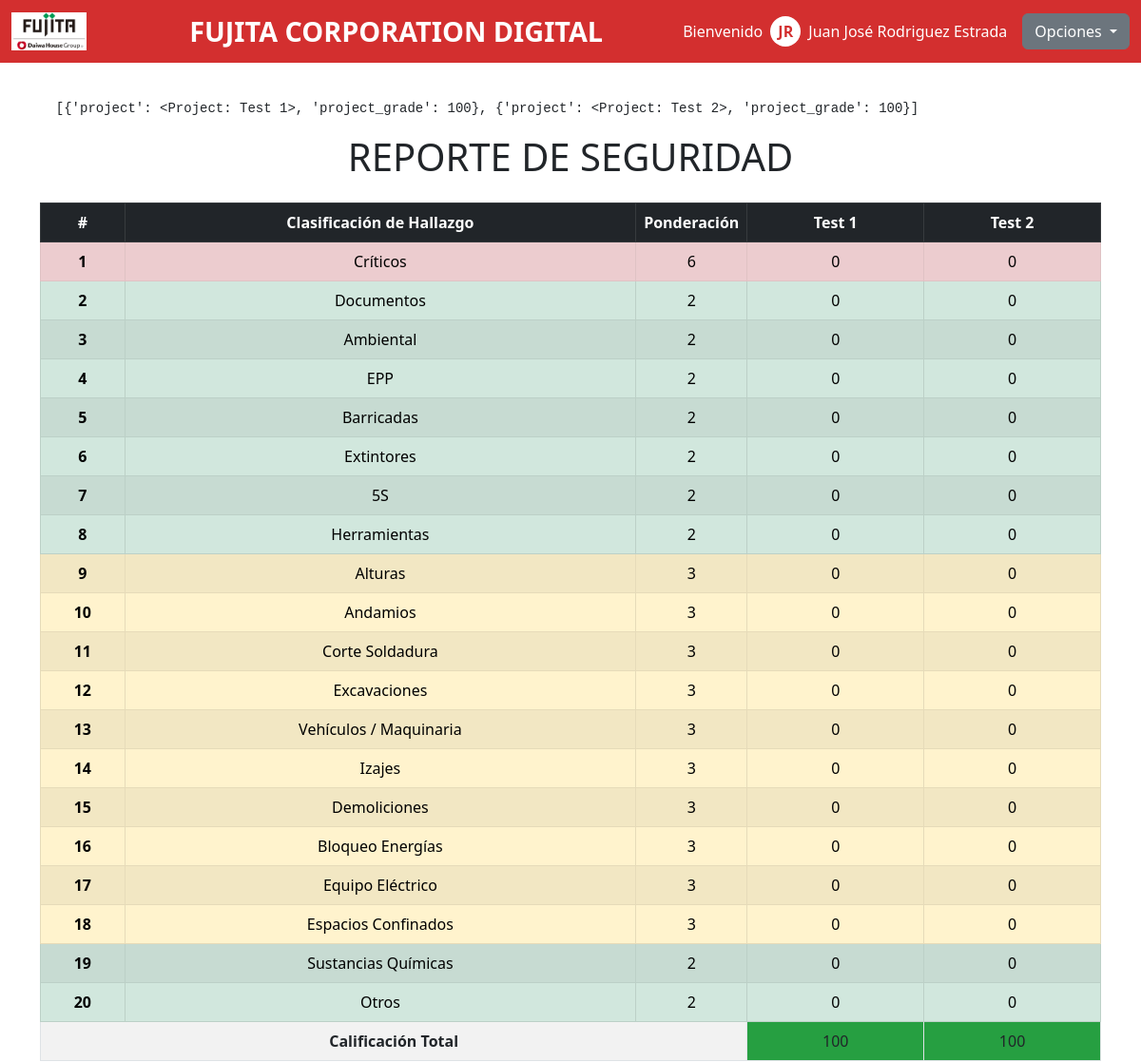
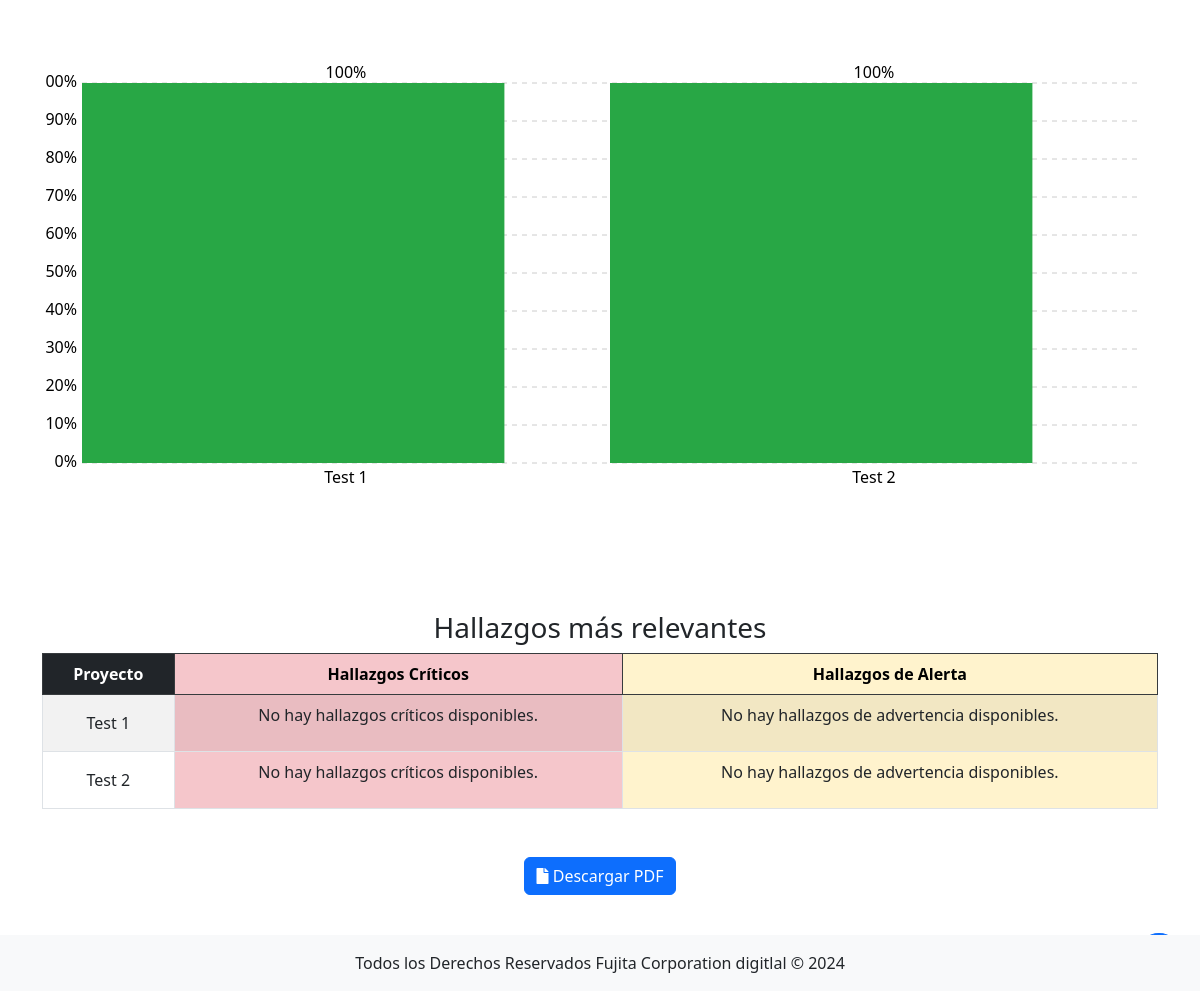
/project_findings_report (signed in), run on the app's committed database (2 pictures, top to bottom).
### safety_report/models.py (models this page shows, shortened)
class Project(models.Model):
    name = models.CharField(max_length=200)
    description = models.TextField()
    pdf_plan = models.FileField(upload_to="projects/plans/", null=True)
    pdf_image = models.ImageField(upload_to="projects/pdf_images/", blank=True, null=True)
    def __str__(self):
        return self.name

class FindingClassification(models.Model):
    title = models.CharField(max_length=200)
    description = models.TextField()
    weighting = models.IntegerField(default=0)

### safety_report/views.py (the view)
# urls.py: path('project_findings_report', views.project_findings_report, name='project_findings_report'),
def project_findings_report(request):
    today = datetime.today()
    if today.weekday() == 0:
        last_monday = today - timedelta(days=7)
    else:
        last_monday = today - timedelta(days=today.weekday() + 7)
    last_sunday = last_monday + timedelta(days=6)
    finding_classifications = FindingClassification.objects.all()
    projects = Project.objects.all()
    project_findings = []
    project_grades = []
    project_relevant_findings = []
    grade_data = []
    for project in projects:
        project_grade = 100
        for finding_classification in finding_classifications:
            finding_amount = Finding.objects.filter(
                project_id=project.id,
                finding_classification_id=finding_classification.id, created_at__gte=last_monday,  # Desde el lunes de la semana pasada
                created_at__lt=last_sunday + timedelta(days=1)
            ).count()
            ponderated_finding=(finding_amount*finding_classification.weighting)
            project_findings.append({
                "project": project,
                "finding_classification": finding_classification,
                "finding_amount": finding_amount,
                "ponderated_finding": ponderated_finding
            })
            project_grade = project_grade - ponderated_finding
        project_grades.append({
            "project": project,
            "project_grade": project_grade
        })
        critical_findings =  Finding.objects.filter(
        project__id=project.id,
        finding_classification__weighting=6,
        created_at__gte=last_monday,  # Desde el lunes de la semana pasada
        created_at__lt=last_sunday + timedelta(days=1)
        ).order_by('-created_at')[:3]
        warning_findings = Finding.objects.filter(
        project__id=project.id,
        finding_classification__weighting=3,
        created_at__gte=last_monday,  # Desde el lunes de la semana pasada
        created_at__lt=last_sunday + timedelta(days=1)
        ).order_by('-created_at')[:3]
        project_relevant_findings.append({"project": project, "critical_findings": critical_findings, "warning_findings": warning_findings})
        grade_data.append({
            "project": project.name,
            "project_grade": project_grade
        })
    context = {
        "projects": projects,
        "finding_classifications": finding_classifications,
        "project_findings": project_findings,
        "project_grades": project_grades,
        "grade_data": grade_data,
        "project_relevant_findings": project_relevant_findings
    }
    print (project_grades)
    return render(request, 'project_findings_report.html', context)

### safety_report/context_processors.py (called while the page is built)
def global_variables(request):
    return {
        'projects': Project.objects.all(),
    }

### safety_report/templates/project_findings_report.html (shortened to what this page needs)
{% extends "./layouts/base.html" %} {% block content %}
<pre>
  {{project_grades}}
</pre>
<div class="text-center mb-4">
  <h1 class="text-uppercase">REPORTE DE SEGURIDAD</h1>
</div>
<div class="table-responsive">
  <table class="table table-bordered table-hover table-striped">
    <thead class="table-dark">
      <tr>
        <th scope="col" class="text-center align-middle">#</th>
        <th scope="col" class="text-center align-middle">
          Clasificación de Hallazgo
        </th>
        <th scope="col" class="col-1 text-center align-middle">Ponderación</th>
        {% for project in projects %}
        <th
          scope="col"
          class="text-center align-middle col-2"
          style="word-wrap: break-word; white-space: normal"
        >
          {{ project.name }}
        </th>
        {% endfor %}
      </tr>
    </thead>
    <tbody>
      {% for finding_classification in finding_classifications %}
      <tr
        class="{% if finding_classification.weighting > 3 %}table-danger{% elif finding_classification.weighting > 2 %}table-warning{% else %}table-success{% endif %}"
      >
        <th scope="row" class="text-center">{{ finding_classification.id }}</th>
        <td class="text-center">{{ finding_classification.title }}</td>
        <td class="text-center">{{ finding_classification.weighting }}</td>
        {% for project in projects %}
        <td class="text-center">
          {% for finding in project_findings %}
            {% if finding.project.id == project.id and finding.finding_classification.id == finding_classification.id %}
                {{ finding.ponderated_finding }}
            {% endif %}
          {% endfor %}
        </td>
        {% endfor %}
      </tr>
      {% endfor %}
      <tr>
        <td colspan="3" class="fw-bold text-center">Calificación Total</td>
        {% for project in projects %} {% for project_grade in project_grades %}
        {% if project.id == project_grade.project.id %}
        <td
          class="{% if project_grade.project_grade > 95 %}vivid-green{% elif project_grade.project_grade == 95 %}vivid-yellow{% else %}vivid-red{% endif %} text-center"
        >
          {{ project_grade.project_grade }}
        </td>
        {% endif %} {% endfor %} {% endfor %}
      </tr>
    </tbody>
  </table>
</div>
<div id="chartContainer" class="my-5" style="height: 500px; position: relative">
</div>
<h3 class="text-center mt-4">Hallazgos más relevantes</h3>
<table class="table table-bordered table-hover table-striped">
  <thead class="table-dark">
    <tr>
      <th scope="col" class="text-center align-middle">Proyecto</th>
      <th
        scope="col"
        class="text-center align-middle"
        style="background-color: #f5c6cb; color: black"
      >
        Hallazgos Críticos
      </th>
      <th
        scope="col"
        class="text-center align-middle"
        style="background-color: #fff3cd; color: black"
      >
        Hallazgos de Alerta
      </th>
    </tr>
  </thead>
  <tbody>
    {% for project in projects %}
    <tr>
      <td class="text-center align-middle">{{project.name}}</td>
      {% for finding_list in project_relevant_findings %} {% if project.id == finding_list.project.id %}
      <td class="text-center align-middle" style="background-color: #f5c6cb">
        <ul class="list-unstyled">
          {% if finding_list.critical_findings %}
            {% for critical_finding in finding_list.critical_findings %}
              <li>• {{ critical_finding.description }} - {{ critical_finding.contractor }}</li>
            {% endfor %}
          {% else %}
            <li>No hay hallazgos críticos disponibles.</li>
          {% endif %}
        </ul>
      </td>
      <td class="text-center align-middle" style="background-color: #fff3cd">
        <ul class="list-unstyled">
          {% if finding_list.warning_findings %} {% for warning_finding in finding_list.warning_findings %}
          <li>• {{ warning_finding.description }} - {{ warning_finding.contractor }}</li>
          {% endfor %} {% else %}
          <li>No hay hallazgos de advertencia disponibles.</li>
          {% endif %}
        </ul>
      </td>
      {% endif %} {% endfor %}
    </tr>
    {% endfor %}
  </tbody>
</table>
<div class="text-center my-5">
  <a href="{% url "project_findings_report_download" %}" class="btn btn-primary">
    <i class="fas fa-file"></i> Descargar PDF
  </a>
</div>
{% endblock %}

### safety_report/templates/layouts/base.html (shortened to what this page needs)
{% load static %}
<!DOCTYPE html>
<html lang="es">
  <head>
    <link
      href="https://cdn.jsdelivr.net/npm/bootstrap@5.3.0/dist/css/bootstrap.min.css"
      rel="stylesheet"
    />
    <link
      href="https://cdn.jsdelivr.net/npm/bootstrap-icons@1.7.2/font/bootstrap-icons.css"
      rel="stylesheet"
    />
    <link rel="stylesheet" href="{% static 'safety_report/css/styles.css' %}" />
    <link
      href="https://cdnjs.cloudflare.com/ajax/libs/font-awesome/5.15.3/css/all.min.css"
      rel="stylesheet"
    />
  </head>
  <body>
    <header>
      <nav class="navbar navbar-expand navbar-dark bg-primary fixed-top">
        <div class="container-fluid">
          <a class="navbar-brand d-flex align-items-center" href="/">
            <img src="{% static 'logo.png' %}" alt="Logo" class="me-2" />
          </a>
          <span class="website-name text-white mx-auto d-none d-md-block"
            >FUJITA CORPORATION DIGITAL</span
          >
          <div class="user-info d-flex align-items-center">
            {% if user.is_authenticated %}
            <span class="text-white me-2 d-none d-md-inline">Bienvenido</span>
            <div class="user-icon">
              {{ user.first_name|slice:":1"|upper }}{{ user.last_name|slice:":1"|upper }}
            </div>
            <span class="text-white"
              >{{ user.first_name }} {{ user.last_name }}</span
            >
            <div class="dropdown ms-3">
              <button
                class="btn btn-secondary dropdown-toggle"
                type="button"
                id="userDropdown"
                data-bs-toggle="dropdown"
                aria-expanded="false"
              >
                Opciones
              </button>
            </div>
            {% else %}
            <a href="{% url 'login' %}" class="btn btn-success"
              >Iniciar sesión</a
            >
            {% endif %}
          </div>
        </div>
      </nav>
    </header>
    <main class="py-4 py-md-5">
      <div id="main-container" class="container">
        {% block content%} {% endblock content%}
      </div>
    </main>
    <footer class="footer mt-auto fixed-bottom">
      <div class="container text-center">
        <p class="mb-0">
          Todos los Derechos Reservados Fujita Corporation digitlal &copy;
          <span id="year-element"></span>
        </p>
      </div>
    </footer>
    <button
      class="btn btn-primary sticky-button rounded-circle"
      aria-label="Acción Fija"
    >
    </button>
  </body>
</html>

### safety_report/static/safety_report/css/styles.css (style rules this page uses)
:root { --bs-primary: #d32f2f; --bs-primary-rgb: 211, 47, 47; }
body { display: flex; flex-direction: column; min-height: 100vh; padding-top: 80px; }
.navbar-brand img { height: 30px; }
.website-name { font-size: 1.2rem; font-weight: bold; }
@media (min-width: 768px) { .navbar-brand img { height: 40px; } }
@media (min-width: 768px) { body { padding-top: 56px; } }
@media (min-width: 768px) { .website-name { font-size: 1.8rem; } }
.user-icon { width: 32px; height: 32px; background-color: white; border-radius: 50%; display: flex; align-items: center; justify-content: center; margin-right: 0.5rem; color: var(--bs-primary); font-weight: bold; }
main { flex: 1; }
.footer { background-color: #f8f9fa; padding: 1rem 0; }
.sticky-button { position: fixed; bottom: 20px; right: 20px; z-index: 1000; }

### safety_report/templates/project_findings_report.html (style rules this page uses)
.vivid-green { background-color: #28a745 !important; color: white; }

### data on the page
Project: name.name "[{'project': <Project: Test 1>, 'project_grade': 100}, {'project': <Project: Test 2>, 'project_grade': 100}]", name "Test 1", ponderated_finding "0", project_grade "100", shows "No hay hallazgos críticos disponibles.", shows "No hay hallazgos de advertencia disponibles."
Project: name "Test 2", ponderated_finding "0", project_grade "100", shows "No hay hallazgos críticos disponibles.", shows "No hay hallazgos de advertencia disponibles."
FindingClassification: id "1", title "Críticos", weighting "6"
FindingClassification: id "2", title "Documentos", weighting "2"
FindingClassification: id "3", title "Ambiental", weighting "2"
FindingClassification: id "4", title "EPP", weighting "2"
FindingClassification: id "5", title "Barricadas", weighting "2"
FindingClassification: id "6", title "Extintores", weighting "2"
FindingClassification: id "7", title "5S", weighting "2"
FindingClassification: id "8", title "Herramientas", weighting "2"
FindingClassification: id "9", title "Alturas", weighting "3"
FindingClassification: id "10", title "Andamios", weighting "3"
FindingClassification: id "11", title "Corte Soldadura", weighting "3"
FindingClassification: id "12", title "Excavaciones", weighting "3"
FindingClassification: id "13", title "Vehículos / Maquinaria", weighting "3"
FindingClassification: id "14", title "Izajes", weighting "3"
FindingClassification: id "15", title "Demoliciones", weighting "3"
FindingClassification: id "16", title "Bloqueo Energías", weighting "3"
FindingClassification: id "17", title "Equipo Eléctrico", weighting "3"
FindingClassification: id "18", title "Espacios Confinados", weighting "3"
FindingClassification: id "19", title "Sustancias Químicas", weighting "2"
FindingClassification: id "20", title "Otros", weighting "2"

### other printed values
{{ user.first_name|slice:":1"|upper }} "J"
{{ user.last_name|slice:":1"|upper }} "R"
{{ user.first_name }} "Juan José"
{{ user.last_name }} "Rodriguez Estrada"
